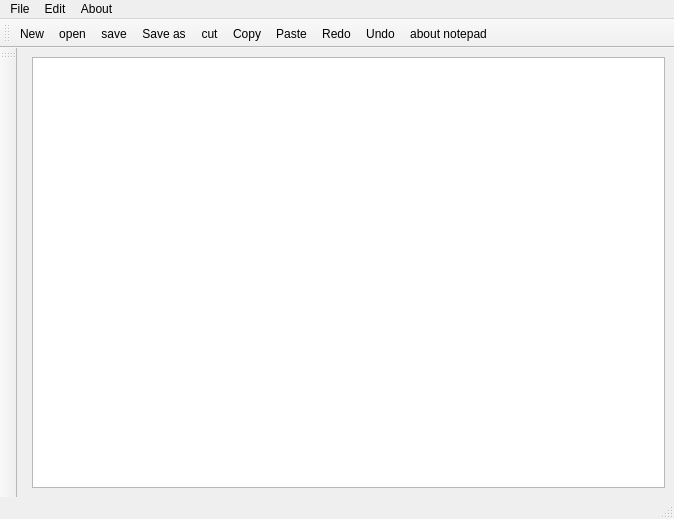
<?xml version="1.0" encoding="UTF-8"?>
<ui version="4.0">
 <class>notepad</class>
 <widget class="QMainWindow" name="notepad">
  <property name="geometry">
   <rect>
    <x>0</x>
    <y>0</y>
    <width>674</width>
    <height>519</height>
   </rect>
  </property>
  <property name="windowTitle">
   <string>notepad</string>
  </property>
  <widget class="QWidget" name="centralwidget">
   <layout class="QFormLayout" name="formLayout">
    <item row="0" column="1">
     <widget class="QTextEdit" name="textEdit"/>
    </item>
   </layout>
  </widget>
  <widget class="QMenuBar" name="menubar">
   <property name="geometry">
    <rect>
     <x>0</x>
     <y>0</y>
     <width>674</width>
     <height>21</height>
    </rect>
   </property>
   <widget class="QMenu" name="menuFile">
    <property name="title">
     <string>File</string>
    </property>
    <addaction name="actionNew"/>
    <addaction name="actionopen"/>
    <addaction name="actionsave"/>
    <addaction name="actionSave_AS"/>
   </widget>
   <widget class="QMenu" name="menuEdit">
    <property name="title">
     <string>Edit</string>
    </property>
    <addaction name="actioncut"/>
    <addaction name="actionCopy"/>
    <addaction name="actionPaste"/>
    <addaction name="actionRedo"/>
    <addaction name="separator"/>
    <addaction name="actionUndo"/>
   </widget>
   <widget class="QMenu" name="menuAbout">
    <property name="title">
     <string>About</string>
    </property>
    <addaction name="actionabout_notepad"/>
   </widget>
   <addaction name="menuFile"/>
   <addaction name="menuEdit"/>
   <addaction name="menuAbout"/>
  </widget>
  <widget class="QStatusBar" name="statusbar"/>
  <widget class="QToolBar" name="toolBar">
   <property name="windowTitle">
    <string>toolBar</string>
   </property>
   <attribute name="toolBarArea">
    <enum>LeftToolBarArea</enum>
   </attribute>
   <attribute name="toolBarBreak">
    <bool>false</bool>
   </attribute>
  </widget>
  <widget class="QToolBar" name="toolBar_2">
   <property name="windowTitle">
    <string>toolBar_2</string>
   </property>
   <attribute name="toolBarArea">
    <enum>TopToolBarArea</enum>
   </attribute>
   <attribute name="toolBarBreak">
    <bool>false</bool>
   </attribute>
   <addaction name="actionNew"/>
   <addaction name="actionopen"/>
   <addaction name="actionsave"/>
   <addaction name="actionSave_AS"/>
   <addaction name="actioncut"/>
   <addaction name="actionCopy"/>
   <addaction name="actionPaste"/>
   <addaction name="actionRedo"/>
   <addaction name="actionUndo"/>
   <addaction name="actionabout_notepad"/>
  </widget>
  <action name="actionNew">
   <property name="icon">
    <iconset resource="res.qrc">
     <normaloff>:/rec/img/new.png</normaloff>:/rec/img/new.png</iconset>
   </property>
   <property name="text">
    <string>New</string>
   </property>
  </action>
  <action name="actionopen">
   <property name="icon">
    <iconset resource="res.qrc">
     <normaloff>:/rec/img/open.png</normaloff>:/rec/img/open.png</iconset>
   </property>
   <property name="text">
    <string>open</string>
   </property>
  </action>
  <action name="actionsave">
   <property name="icon">
    <iconset resource="res.qrc">
     <normaloff>:/rec/img/save.png</normaloff>:/rec/img/save.png</iconset>
   </property>
   <property name="text">
    <string>save</string>
   </property>
  </action>
  <action name="actionSave_AS">
   <property name="icon">
    <iconset resource="res.qrc">
     <normaloff>:/rec/img/saveas.png</normaloff>:/rec/img/saveas.png</iconset>
   </property>
   <property name="text">
    <string>Save as</string>
   </property>
  </action>
  <action name="actioncut">
   <property name="icon">
    <iconset resource="res.qrc">
     <normaloff>:/rec/img/cut.png</normaloff>:/rec/img/cut.png</iconset>
   </property>
   <property name="text">
    <string>cut</string>
   </property>
  </action>
  <action name="actionCopy">
   <property name="icon">
    <iconset resource="res.qrc">
     <normaloff>:/rec/img/copy.png</normaloff>:/rec/img/copy.png</iconset>
   </property>
   <property name="text">
    <string>Copy</string>
   </property>
  </action>
  <action name="actionPaste">
   <property name="icon">
    <iconset resource="res.qrc">
     <normaloff>:/rec/img/paste .png</normaloff>:/rec/img/paste .png</iconset>
   </property>
   <property name="text">
    <string>Paste</string>
   </property>
  </action>
  <action name="actionRedo">
   <property name="icon">
    <iconset resource="res.qrc">
     <normaloff>:/rec/img/redo.png</normaloff>:/rec/img/redo.png</iconset>
   </property>
   <property name="text">
    <string>Redo</string>
   </property>
  </action>
  <action name="actionUndo">
   <property name="icon">
    <iconset resource="res.qrc">
     <normaloff>:/rec/img/undo.png</normaloff>:/rec/img/undo.png</iconset>
   </property>
   <property name="text">
    <string>Undo</string>
   </property>
  </action>
  <action name="actionabout_notepad">
   <property name="icon">
    <iconset resource="res.qrc">
     <normaloff>:/rec/img/about.png</normaloff>:/rec/img/about.png</iconset>
   </property>
   <property name="text">
    <string>about notepad</string>
   </property>
  </action>
 </widget>
 <resources>
  <include location="res.qrc"/>
 </resources>
 <connections/>
</ui>
